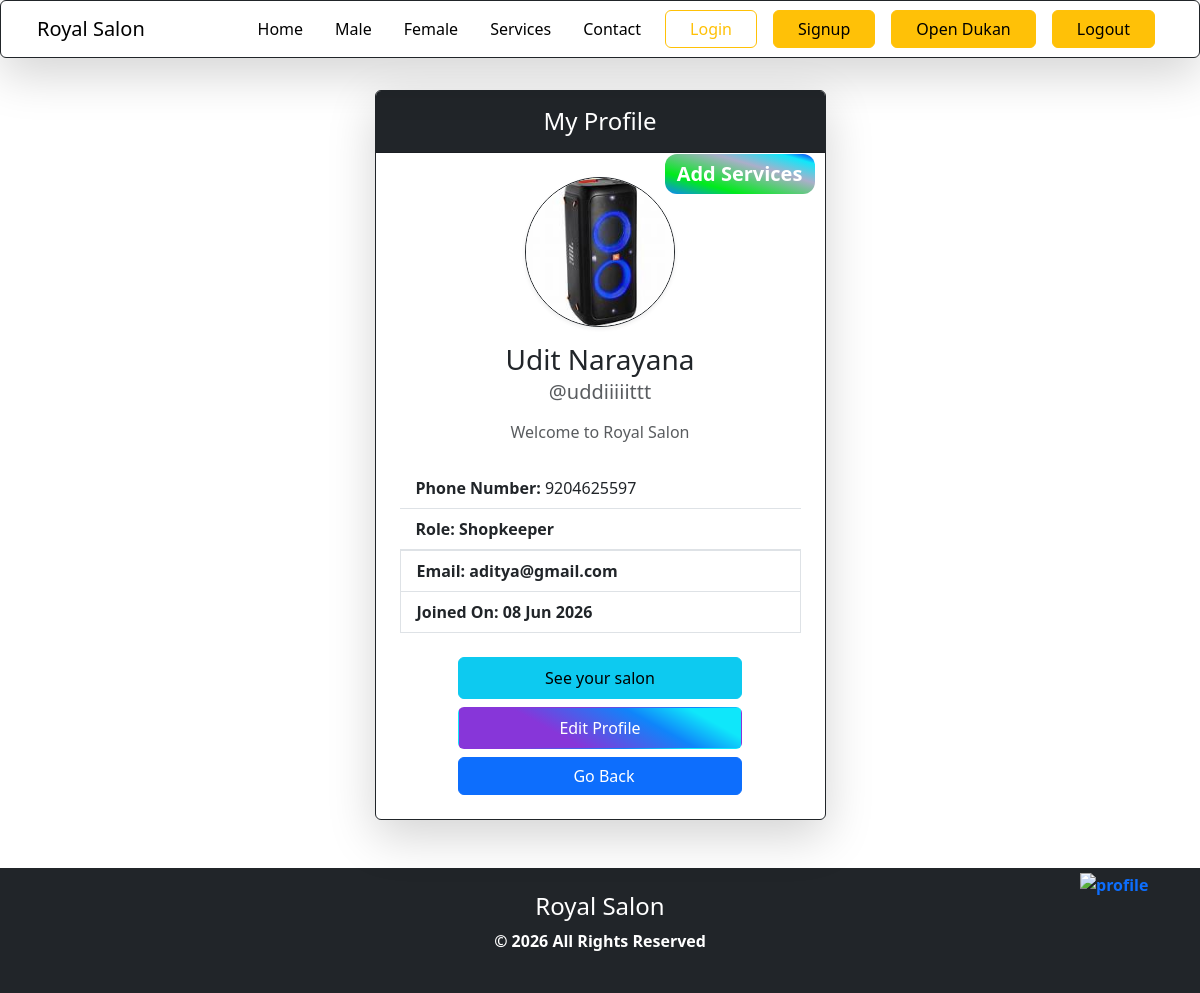
The app's page /accounts/profile/ (signed in) with its own data.
### accounts/models.py (models this page shows)
class CustomUser(AbstractUser):
    is_customer = models.BooleanField(default=False)
    is_shopkeeper = models.BooleanField(default=False)
    name = models.CharField(max_length=20)
    mobile = models.CharField(max_length=10)
    image = models.ImageField(upload_to='CustomUser', blank=True, null=True)

### accounts/views.py (the view)
# urls.py: path('profile/',views.profile, name='profile'),
@login_required(login_url='login')
def profile(request):
    context = {
        'current_user': request.user
    }
    return render(request, 'accounts/profile.html', context)

### templates/accounts/profile.html (shortened to what this page needs)
{% extends 'main.html' %}
{% load static %}
{% block extra_css %}
<link rel="stylesheet" href="{% static 'css/profile.css' %}" />
{% endblock %}
{% block content %}
<div class="container mt-5 mb-5">
    <div class="row justify-content-center">
        <div class="col-md-6 col-lg-5">
            <div class="card shadow-lg border-dark rounded">
                <div class="card-header bg-dark text-white text-center py-3">
                    <h4 class="mb-0">My Profile</h4>
                </div>
                 <div class="">
                    <a href="{% url 'add_service' %}" class="text-decoration-none"><span class="badge text-bg-secondary ">Add Services</span></a>
                 </div>
                <div class="card-body text-center p-4">
                    {% if user.image %}
                    <img src="{{ user.image.url }}" class="rounded-circle mb-3 border border-dark shadow-sm"
                        style="width: 150px; height: 150px; object-fit: cover;" alt="Profile Image">
                    {% else %}
                    <img src="https://cdn-icons-png.flaticon.com/512/3135/3135715.png"
                        class="rounded-circle mb-3 border border-dark shadow-sm"
                        style="width: 150px; height: 150px; object-fit: cover;" alt="Default Profile Image">
                    {% endif %}
                    <h3 class="card-title text-capitalize mb-1">{{ user.name }}</h3>
                    <h5 class="text-muted mb-3">@{{ user.username }}</h5>
                    <p class="text-muted mb-4">Welcome to Royal Salon</p>
                    <ul class="list-group list-group-flush text-start mb-4">
                        <li class="list-group-item">
                            <strong>Phone Number:</strong> {{ user.mobile }}
                        </li>
                        <li class="list-group-item">
                            <strong>Role:
                                {% if user.is_shopkeeper %}
                                Shopkeeper
                                {% elif user.is_customer %}
                                Customer
                                {% else %}
                                Admin
                                {% endif %}</span>
                        </li>
                        <li class="list-group-item">
                            <strong>Email:</strong> {{ user.email }}
                        </li>
                        <li class="list-group-item">
                            <strong>Joined On:</strong> {{ user.date_joined|date:"d M Y" }}
                        </li>
                    </ul>
                    <div class="row justify-content-center mt-3">
                        <div class="col-12 col-md-8">
                            <div class="row justify-content-center gap-2 align-items-center">
                                {% if user.is_authenticated and user.is_shopkeeper %}
                                <a href="{% url 'salon_detail' %}" class="btn btn-info px-4 py-2" style="font-weight: 500;">See your salon</a>
                                {% endif %}
                                <a href="{% url 'editprofile' user.id %}" class="btn text-white px-4 py-2"
                                    style="background: linear-gradient(209deg, #0fe7fa 15%, #0f85fa 33%, #8736d9 65%); font-weight: 500;">
                                    Edit Profile
                                </a>
                                <button class="btn btn-primary " onclick="history.back()"> Go Back</button>
                            </div>
                        </div>
                    </div>
                </div>
            </div>
        </div>
    </div>
</div>
{% endblock %}

### static/css/main.css (style rules this page uses)
* { margin: 0; padding: 0; }
body { margin-top: 90px; }

### static/css/profile.css (style rules this page uses)
.badge { display: flex; flex-direction: column; align-items: center; justify-content: center; border-radius: 0px 0px 5px 5px !important; margin-top: 1px; padding: 15px; height: 30px; width: auto; font-size: 10px; }
@media (min-width: 992px) { .badge { font-size: 20px; text-decoration: none; height: 40px; width: 150px; position: absolute; right: 10px; border-radius: 12px !important; background: linear-gradient(196deg, #0f23fa 0%, #0fe7fa 12%, #aaafca 35%, #00eb1b 74%, #0f85fa 100%); } }

### records on screen
CustomUser: image (picture), name "Udit Narayana", username "uddiiiiittt", mobile "9204625597", email "aditya@gmail.com", date_joined "08 Jun 2026"
